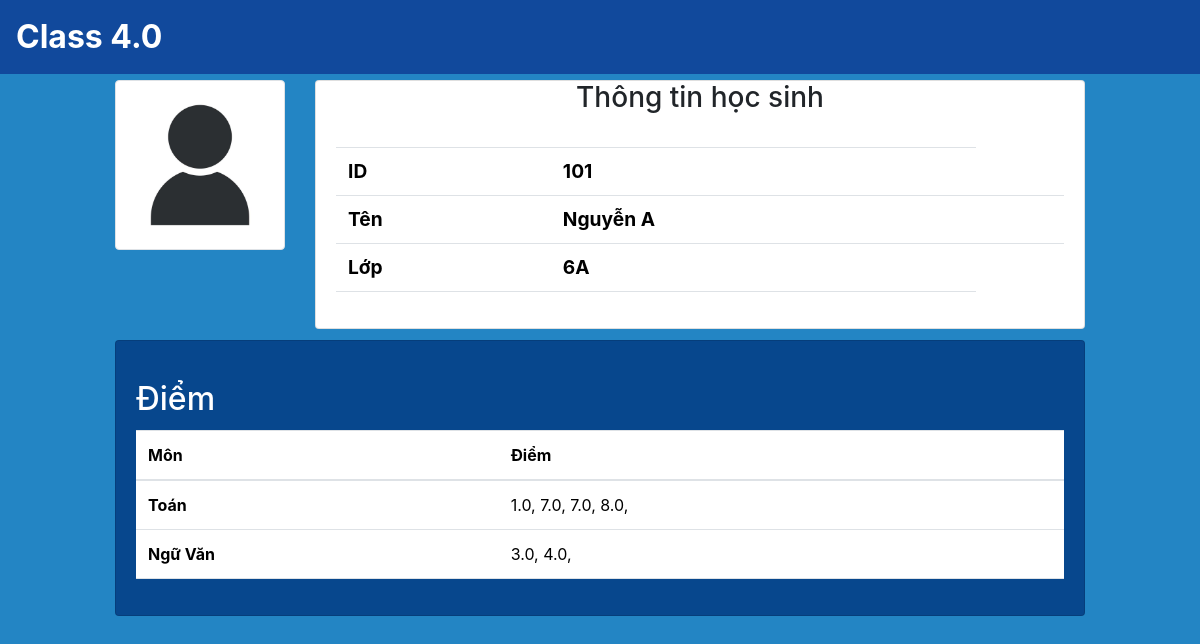
The app's page /studentportal/101/, older data.
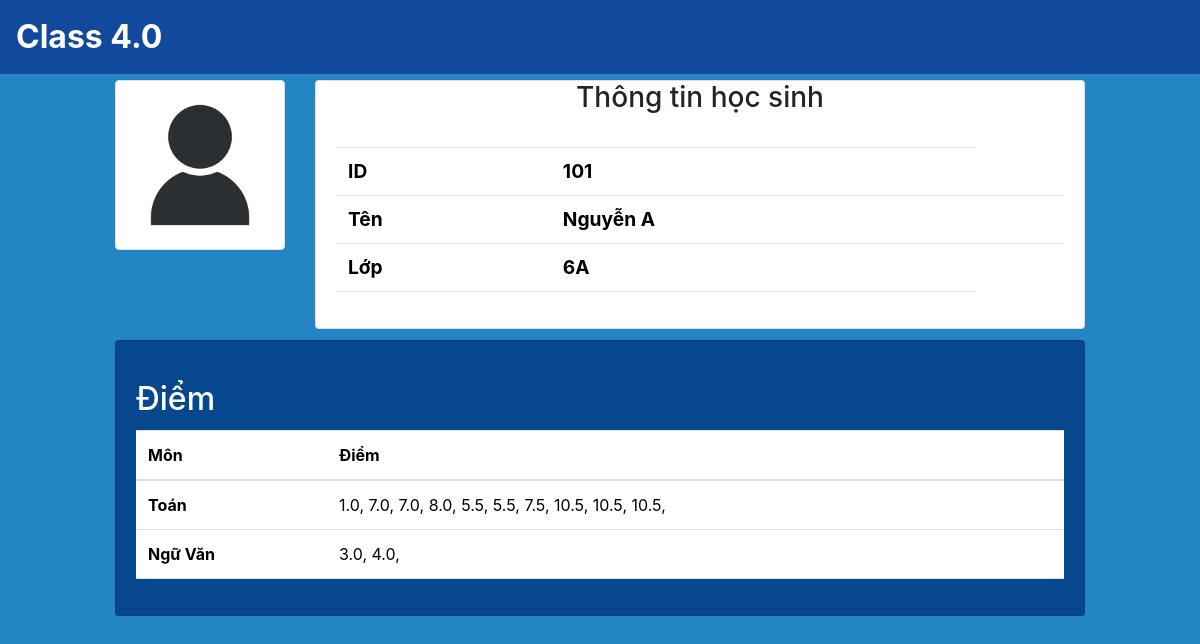
The same page, newer data.
### SM/models.py (models this page shows, shortened)
class Student(models.Model):
    id = models.IntegerField(primary_key=True)
    name = models.CharField(max_length=100,blank=False, null=False)
    classroom = models.ForeignKey(Classroom, on_delete=models.CASCADE, related_name='student') # cho phép classroom truy vấn được các student của mình

class Classroom(models.Model):
    name = models.CharField(primary_key=True,max_length=10)
    manager = models.ForeignKey('app_User.Teacher', on_delete=models.CASCADE,related_name='classroom') # 1 lớp chỉ có 1 giáo viên và ngược lại

class Subject (models.Model):
    id = models.CharField(primary_key=True, max_length = 10)
    name = models.CharField(max_length = 100,blank=False, null=False) # cần đảm bảo bắt buôc phải có

class Mark(models.Model):
    student = models.ForeignKey(Student, on_delete=models.CASCADE,related_name='marks')
    subject= models.ForeignKey(Subject, on_delete=models.CASCADE)
    scores = models.FloatField(models.FloatField(), blank=True, null=True)

### StudentPortal/views.py (the view)
# urls.py: path('<int:student>/', views.student_lookup, name= 'Lookup'),
def student_lookup(request, student):
    student = get_object_or_404(Student, id=student)
    marks = student.marks.all()
    classroom = student.classroom
    classroomsubjects = ClassroomSubject.objects.filter(classroom=classroom).first()
    subjects = classroomsubjects.subject.all()
    marks_by_subject = {}
    for mark in marks:
        if mark.subject.name not in marks_by_subject:
            marks_by_subject[mark.subject.name] = [mark.scores]
        else:
            marks_by_subject[mark.subject.name].append(mark.scores)
    context = {
        'student': student,
        'marks': marks,
        'student_of_subjects': subjects,
        'marks_by_subject': marks_by_subject,
    }
    return render(request, 'lookup.html',context)

### StudentPortal/templates/lookup.html (shortened to what this page needs)
{% extends "base.html" %}
{% load static %}
{% block content %}
<div class="row">
    <div class="col-1"></div>
    <div class="col-2">
        <img src="{% static "illustration-of-human-icon-user-symbol-icon-modern-design-on-blank-background-free-vector.jpg" %}" class="img-thumbnail" alt="...">
    </div>
    <div class="col-8">
        <div class="card">
            <h3 class="card-title text-center">Thông tin học sinh</h3>
            <div class="card-body">
                <table class="table">
                    <tbody>
                    <tr>
                        <th class="display-6 font-weight-bold" style="font-size: 1.2em" scope="row">ID</th>
                        <td class="display-6 font-weight-bold" style="font-size: 1.2em">{{ student.id }}</td>
                    </tr>
                    <tr>
                        <th class="display-6 font-weight-bold" style="font-size: 1.2em" scope="row">Tên</th>
                        <td class="display-6 font-weight-bold" style="font-size: 1.2em">{{ student.name }}<td>
                    </tr>
                    <tr>
                        <th class="display-6 font-weight-bold" style="font-size: 1.2em" scope="row">Lớp</th>
                        <td class="display-6 font-weight-bold" style="font-size: 1.2em">{{ student.classroom.name }}</td>
                    </tr>
                    </tbody>
                </table>
            </div>
        </div>
    </div>
    <div class="col-1"></div>
</div>
<div class="row" style="margin-top: 1%">
    <div class="col-1"></div>
    <div class="col-10">
        <div class="card" style="background-color: #07478D">
            <div class="card-body">
                <h2 class="card-title text-white" style="margin-top: 2%;">Điểm</h2>
                <table class="table">
                    <thead>
                    <tr>
                        <th scope="col">Môn</th>
                        <th scope="col">Điểm</th>
                    </tr>
                    </thead>
                    <tbody>
                        {% for subject, scores in marks_by_subject.items %}
                        <tr>
                            <th scope="row">{{ subject }}</th>
                            <td>
                                {% for score in scores %}
                                {{ score }},
                                {% endfor %}
                            </td>
                        </tr>
                        {% endfor %}
                    </tbody>
                </table>
            </div>
        </div>
    </div>
    <div class="col-1"></div>
</div>
{% endblock content %}

### templates/base.html (shortened to what this page needs)
{% load static %}
<!DOCTYPE html>
<html>
    <head>
        <link href="https://cdn.jsdelivr.net/npm/bootstrap@5.3.2/dist/css/bootstrap.min.css" rel="stylesheet">
        <link rel="stylesheet" href="https://cdn.jsdelivr.net/npm/bootstrap@4.3.1/dist/css/bootstrap.min.css">
    </head>
    <body style="background-color: #2385C4;">
        <nav class="navbar navbar-expand-lg navbar-dark fixed-top" style="background-color: #11499C">
              <div class="collapse navbar-collapse row" id="navbarTogglerDemo02">
                <div class="col-2">
                  <a class="navbar-brand font-weight-bold text-white" style="font-size: 2em" aria-current="page" style="font-size: 2em" href="/home"  title="Go Home" >Class 4.0</a>
                </div>
              </div>
        </nav>
      <div class="container-fluid" style="margin-top: 80px;margin-bottom: 80px">
        {% block content %}
        {% endblock content %}
      </div>
    </body>
</html>

### templates/base.html (style rules this page uses)
body { margin: 0; padding: 0; height: 100vh; width: 100vw; overflow-x: hidden; }

Row changes from the older to the newer data that the page shows:
added Mark: scores "5.5"
added Mark: scores "5.5"
added Mark: scores "7.5"
added Mark: scores "10.5"
added Mark: scores "10.5"
added Mark: scores "10.5"
